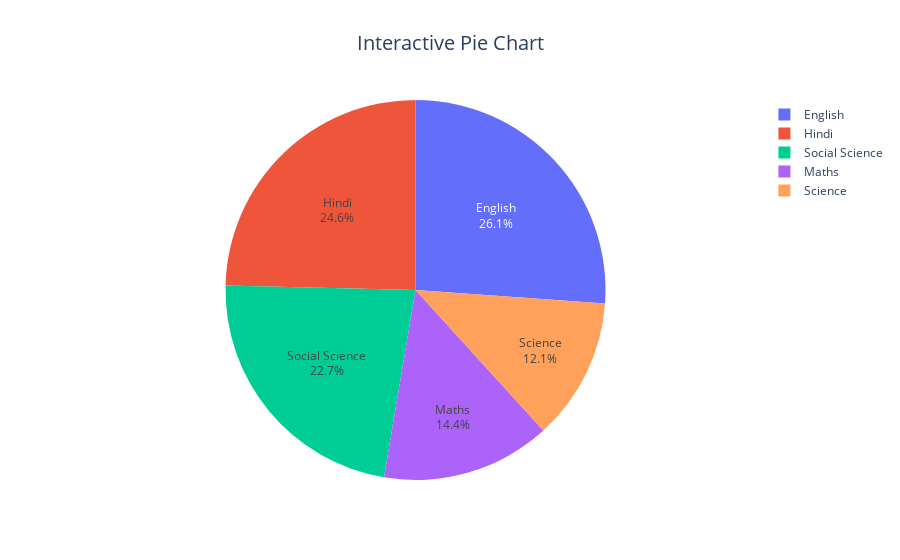

This figure's notebook cell:
### Code cell
fig = px.pie(names=x,values=y,title="Interactive Pie Chart")
fig.update_traces(textinfo='percent+label')  
fig.update_layout(title_font_size=20, title_x=0.5)
fig.show()

### Figure 1 — Plotly figure (JSON) as saved in the notebook; plotly's stock layout.template omitted (floating-point values rounded to 4 significant figures)
{"data": [{"domain": {"x": [0, 1], "y": [0, 1]}, "hovertemplate": "label=%{label}<br>value=%{value}<extra></extra>", "labels": ["Maths", "Science", "Social Science", "English", "Hindi"], "legendgroup": "", "name": "", "showlegend": true, "textinfo": "percent+label", "type": "pie", "values": [38, 32, 60, 69, 65]}], "layout": {"legend": {"tracegroupgap": 0}, "title": {"font": {"size": 20}, "text": "Interactive Pie Chart", "x": 0.5}}}
